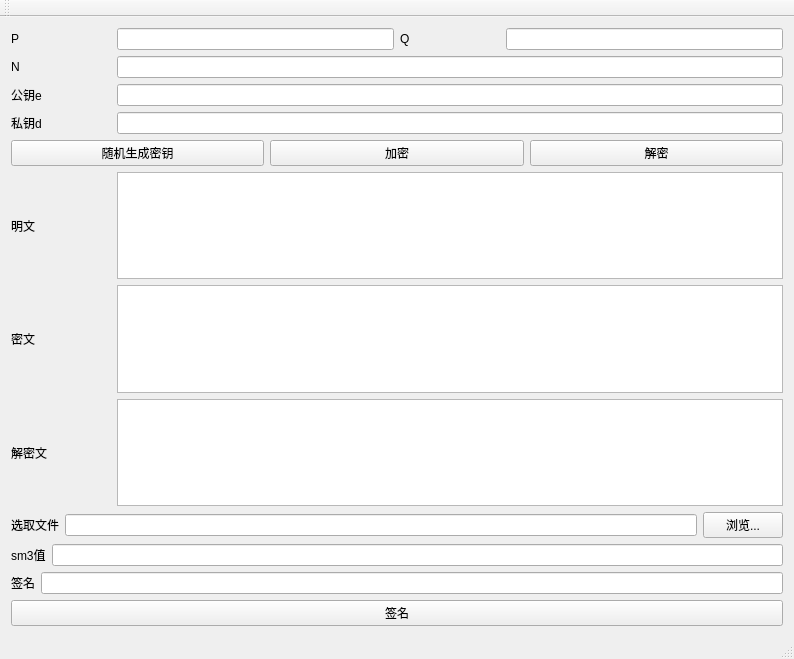
<?xml version="1.0" encoding="UTF-8"?>
<ui version="4.0">
 <class>MainWindow</class>
 <widget class="QMainWindow" name="MainWindow">
  <property name="geometry">
   <rect>
    <x>0</x>
    <y>0</y>
    <width>794</width>
    <height>659</height>
   </rect>
  </property>
  <property name="windowTitle">
   <string>MainWindow</string>
  </property>
  <widget class="QWidget" name="centralWidget">
   <layout class="QGridLayout" name="gridLayout">
    <item row="0" column="0">
     <layout class="QVBoxLayout" name="verticalLayout">
      <item>
       <layout class="QHBoxLayout" name="horizontalLayout">
        <item>
         <widget class="QLabel" name="label">
          <property name="minimumSize">
           <size>
            <width>100</width>
            <height>0</height>
           </size>
          </property>
          <property name="text">
           <string>P</string>
          </property>
         </widget>
        </item>
        <item>
         <widget class="QLineEdit" name="q_text"/>
        </item>
        <item>
         <widget class="QLabel" name="label_2">
          <property name="minimumSize">
           <size>
            <width>100</width>
            <height>0</height>
           </size>
          </property>
          <property name="text">
           <string>Q</string>
          </property>
         </widget>
        </item>
        <item>
         <widget class="QLineEdit" name="p_text"/>
        </item>
       </layout>
      </item>
      <item>
       <layout class="QHBoxLayout" name="horizontalLayout_2">
        <item>
         <widget class="QLabel" name="label_3">
          <property name="minimumSize">
           <size>
            <width>100</width>
            <height>0</height>
           </size>
          </property>
          <property name="text">
           <string>N</string>
          </property>
         </widget>
        </item>
        <item>
         <widget class="QLineEdit" name="n_text"/>
        </item>
       </layout>
      </item>
      <item>
       <layout class="QHBoxLayout" name="horizontalLayout_3">
        <item>
         <widget class="QLabel" name="label_4">
          <property name="minimumSize">
           <size>
            <width>100</width>
            <height>0</height>
           </size>
          </property>
          <property name="text">
           <string>公钥e</string>
          </property>
         </widget>
        </item>
        <item>
         <widget class="QLineEdit" name="e_text"/>
        </item>
       </layout>
      </item>
      <item>
       <layout class="QHBoxLayout" name="horizontalLayout_4">
        <item>
         <widget class="QLabel" name="label_5">
          <property name="minimumSize">
           <size>
            <width>100</width>
            <height>0</height>
           </size>
          </property>
          <property name="text">
           <string>私钥d</string>
          </property>
         </widget>
        </item>
        <item>
         <widget class="QLineEdit" name="d_text"/>
        </item>
       </layout>
      </item>
      <item>
       <layout class="QHBoxLayout" name="horizontalLayout_5">
        <item>
         <widget class="QPushButton" name="random">
          <property name="text">
           <string>随机生成密钥</string>
          </property>
         </widget>
        </item>
        <item>
         <widget class="QPushButton" name="encrypt">
          <property name="text">
           <string>加密</string>
          </property>
         </widget>
        </item>
        <item>
         <widget class="QPushButton" name="decrypt">
          <property name="text">
           <string>解密</string>
          </property>
         </widget>
        </item>
       </layout>
      </item>
      <item>
       <layout class="QHBoxLayout" name="horizontalLayout_6">
        <item>
         <widget class="QLabel" name="label_6">
          <property name="minimumSize">
           <size>
            <width>100</width>
            <height>0</height>
           </size>
          </property>
          <property name="text">
           <string>明文</string>
          </property>
         </widget>
        </item>
        <item>
         <widget class="QPlainTextEdit" name="plaintext"/>
        </item>
       </layout>
      </item>
      <item>
       <layout class="QHBoxLayout" name="horizontalLayout_7">
        <item>
         <widget class="QLabel" name="label_7">
          <property name="minimumSize">
           <size>
            <width>100</width>
            <height>0</height>
           </size>
          </property>
          <property name="text">
           <string>密文</string>
          </property>
         </widget>
        </item>
        <item>
         <widget class="QPlainTextEdit" name="ciphertext"/>
        </item>
       </layout>
      </item>
      <item>
       <layout class="QHBoxLayout" name="horizontalLayout_8">
        <item>
         <widget class="QLabel" name="label_8">
          <property name="minimumSize">
           <size>
            <width>100</width>
            <height>0</height>
           </size>
          </property>
          <property name="text">
           <string>解密文</string>
          </property>
         </widget>
        </item>
        <item>
         <widget class="QPlainTextEdit" name="dciphertext"/>
        </item>
       </layout>
      </item>
      <item>
       <layout class="QHBoxLayout" name="horizontalLayout_9">
        <item>
         <widget class="QLabel" name="label_9">
          <property name="text">
           <string>选取文件</string>
          </property>
         </widget>
        </item>
        <item>
         <widget class="QLineEdit" name="filePath"/>
        </item>
        <item>
         <widget class="QPushButton" name="selectFile">
          <property name="text">
           <string>浏览...</string>
          </property>
         </widget>
        </item>
       </layout>
      </item>
      <item>
       <layout class="QHBoxLayout" name="horizontalLayout_10">
        <item>
         <widget class="QLabel" name="label_10">
          <property name="text">
           <string>sm3值</string>
          </property>
         </widget>
        </item>
        <item>
         <widget class="QLineEdit" name="sm3"/>
        </item>
       </layout>
      </item>
      <item>
       <layout class="QHBoxLayout" name="horizontalLayout_11">
        <item>
         <widget class="QLabel" name="label_11">
          <property name="text">
           <string>签名</string>
          </property>
         </widget>
        </item>
        <item>
         <widget class="QLineEdit" name="signature"/>
        </item>
       </layout>
      </item>
      <item>
       <widget class="QPushButton" name="makeSignature">
        <property name="text">
         <string>签名</string>
        </property>
       </widget>
      </item>
     </layout>
    </item>
   </layout>
  </widget>
  <widget class="QMenuBar" name="menuBar">
   <property name="geometry">
    <rect>
     <x>0</x>
     <y>0</y>
     <width>794</width>
     <height>22</height>
    </rect>
   </property>
  </widget>
  <widget class="QToolBar" name="mainToolBar">
   <attribute name="toolBarArea">
    <enum>TopToolBarArea</enum>
   </attribute>
   <attribute name="toolBarBreak">
    <bool>false</bool>
   </attribute>
  </widget>
  <widget class="QStatusBar" name="statusBar"/>
 </widget>
 <layoutdefault spacing="6" margin="11"/>
 <resources/>
 <connections/>
</ui>
